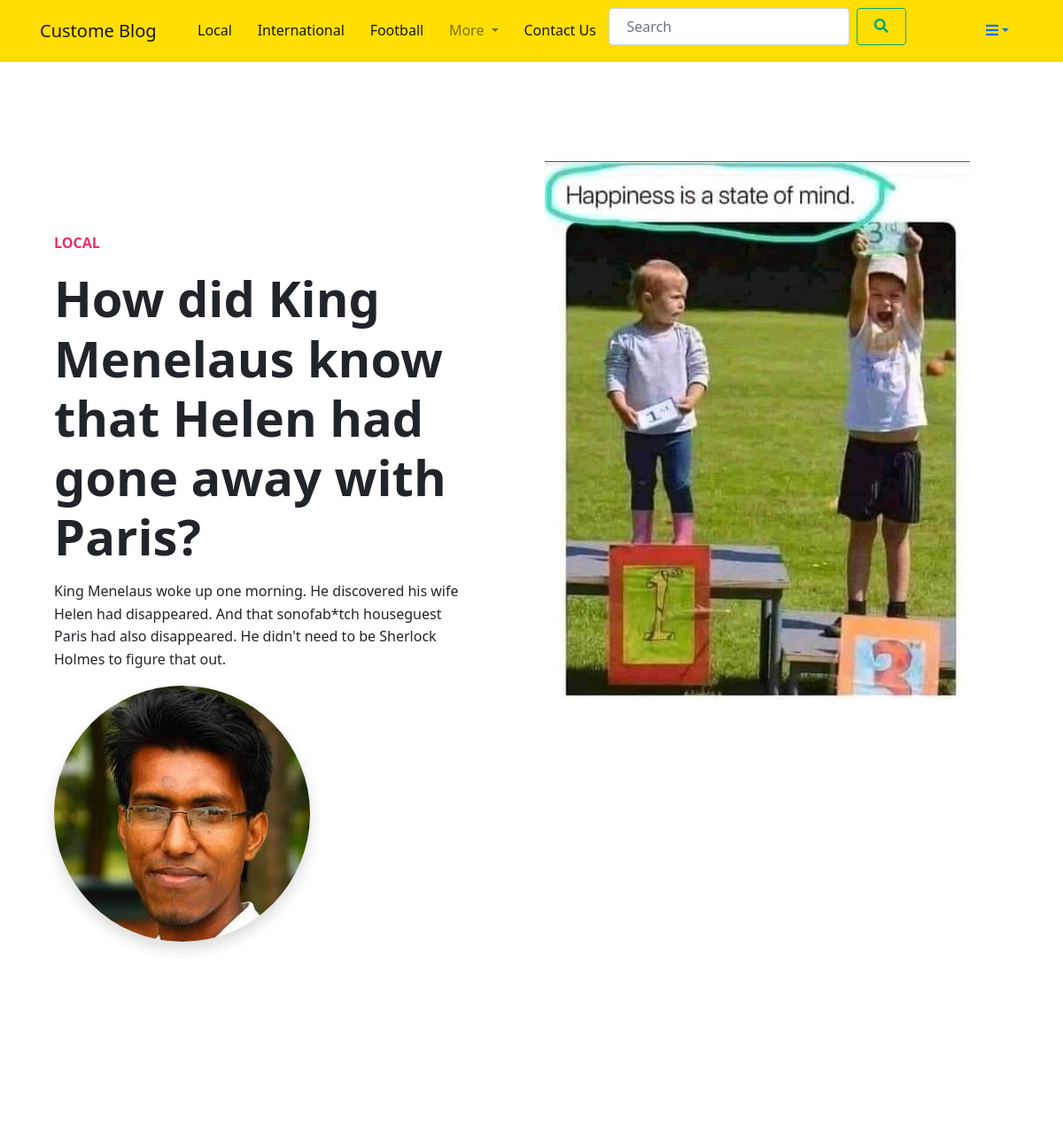
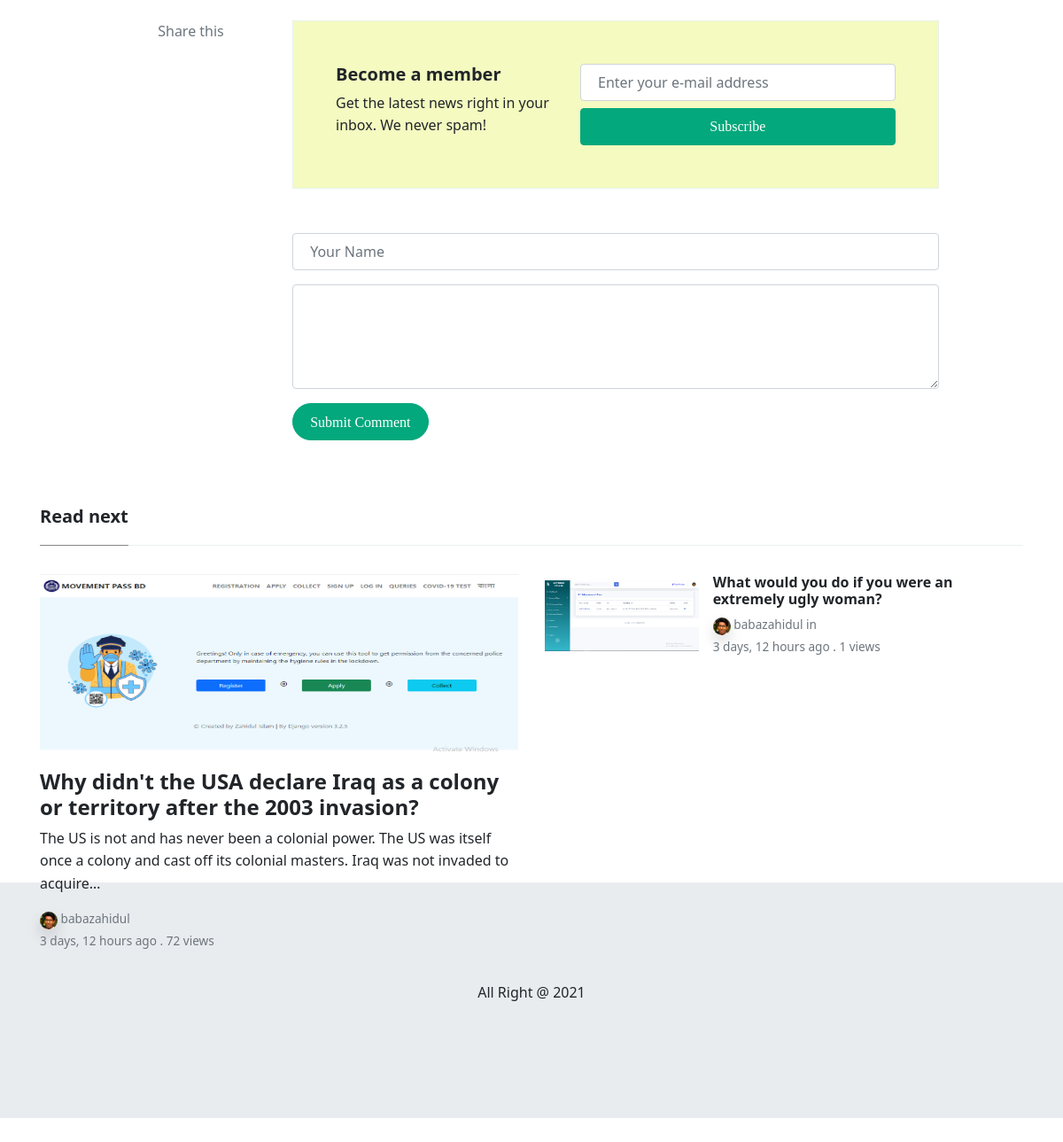
The app's page /post/view_post/4 with its own data (2 pictures, top to bottom).
### blog/models.py (models this page shows, shortened)
class Category(models.Model):
    name = models.CharField(max_length=20)
    slug = models.SlugField(null=True, blank=True)
    image = models.ImageField(null=True, upload_to='category/', blank=True)
    created_date = models.DateTimeField(auto_now=True)
    class Meta:
        verbose_name_plural = "Category"
    def __str__(self):
        return self.name

class Post(models.Model):
    title = models.CharField(max_length=100)
    description = models.TextField()
    image = models.ImageField(upload_to = "blog/feature_image/", blank=True, null=True)
    category = models.ForeignKey(Category, on_delete=models.SET_NULL, null=True)
    tags = models.ManyToManyField(Tag, blank=True)
    author = models.ForeignKey(Author, on_delete=models.SET_NULL, null=True)
    status = models.CharField(choices=STATUS, max_length=10, default='active')
    featured = models.BooleanField(default=False)
    visit_count = models.IntegerField(default=0)
    visible = models.BooleanField(default=True)
    created_date = models.DateTimeField(auto_now_add=True)
    class Meta:
        verbose_name_plural = "Post"

class Author(models.Model):
    author = models.OneToOneField(User, on_delete=models.SET_NULL, null=True)
    first_name = models.CharField(max_length=20)
    last_name = models.CharField(max_length=20)
    email = models.EmailField()
    designation = models.CharField(choices=DESIGNATION, max_length=20)
    author_img = models.ImageField(upload_to="author/", blank=True, null=True)
    author_status = models.CharField(choices=STATUS, max_length=12)
    class Meta:
        verbose_name_plural = "Author"

### blog/views.py (the view)
# urls.py: path('post/view_post/<int:id>', views.view_post, name='view_post'),
def view_post(request, id):
    post_obj = get_object_or_404(Post, id=id)
    post_obj.visit_count=post_obj.visit_count+1
    post_obj.save()
    related_post = Post.objects.filter(category=post_obj.category, author=post_obj.author).exclude(id=id).order_by('-id')[:4]
    first = related_post.first()
    rest_post = related_post[1:]
    context = {
        'post_obj':post_obj,
        'related_post':related_post,
        'first':first,
        'rest_post':rest_post
    }
    return render( request, 'post/view_post.html', context)

### blog/custome_context_processor.py (called while the page is built)
def menucategory(request):
    category_3 = Category.objects.all()\
        .annotate(num_post=Count('post'))\
        .order_by('-num_post')[:3]
    rest_category = Category.objects.all()\
        .annotate(num_post=Count('post'))\
        .order_by('-num_post')[3:]
    context = {
        'category_3' : category_3,
        'rest_category': rest_category,
    }
    return context

### templates/post/view_post.html (shortened to what this page needs)
{% extends 'base.html' %}
{% load static %}
{% block content %}
<div class="container">
	<div class="jumbotron jumbotron-fluid bg-white position-relative">
		<div class="h-100 tofront">
			<div class="row justify-content-between">
				<div class="col-md-6 pt-6 pb-6 pr-6 align-self-center">
					<p class="text-uppercase font-weight-bold">
						<a class="text-danger" href="">{{ post_obj.category }}</a>
					</p>
					<h1 class="display-4 secondfont mb-3 font-weight-bold">{{ post_obj.title }}</h1>
					<p class="mb-3">{{ post_obj.description }}</p>
					<div class="d-flex align-items-center">
						{% if post_obj.author.author_img %}
						<img class="rounded-circle shadow" src="{{ post_obj.author.author_img.url }}" alt="">
						{% else %}
						<img class="rounded-circle shadow"
							src="https://www.pngarts.com/files/11/Avatar-PNG-Transparent-Image.png" alt="">
						{% endif %}
					</div>
				</div>
				<div class="col-md-6 pr-0">
					<img src="{{ post_obj.image.url }}" alt="">
				</div>
			</div>
		</div>
	</div>
</div>
<div class="container pt-4 pb-4">
	<div class="row justify-content-center">
		<div class="col-lg-2 pr-4 mb-4 col-md-12">
			<div class="sticky-top text-center">
				<div class="text-muted">
					Share this
				</div>
			</div>
		</div>
		<div class="col-md-12 col-lg-8">
			<div class="border p-5 bg-lightblue">
				<div class="row justify-content-between">
					<div class="col-md-5 mb-2 mb-md-0">
						<h5 class="font-weight-bold secondfont">Become a member</h5>
						Get the latest news right in your inbox. We never spam!
					</div>
					<div class="col-md-7">
						<form action="{% url 'subscribe' %}" method="POST">
							<div class="row">
								<div class="col-md-12">
									<input type="email" name='subscribe' class="form-control"
										placeholder="Enter your e-mail address" required>
								</div>
								<div class="col-md-12 mt-2">
									<button type="submit" class="btn btn-success btn-block">Subscribe</button>
								</div>
							</div>
						</form>
					</div>
				</div>
			</div>
			<form style="margin-top:50px;" action="{% url 'comments' post_obj.id %}" method="POST">
				<div class="row form-group">
					<div class="col">
						<input type="text" name='name' class="form-control" placeholder="Your Name">
					</div>
				</div>
				<div class="form-group">
					<textarea class="form-control" name='body' id="exampleFormControlTextarea1" rows="4"></textarea>
				</div>
				<button type="submit" class="btn btn-primary btn-round">Submit Comment </button>
			</form>
			<br>
		</div>
	</div>
</div>
<div class="container pt-4 pb-4">
	<h5 class="font-weight-bold spanborder"><span>Read next</span></h5>
	<div class="row">
		<div class="col-lg-6">
			<div class="card border-0 mb-4 box-shadow h-xl-300">
				<div style="background-image: url(./assets/img/demo/3.jpg); ">
					<img src="{{ first.image.url }}" style="height: 200px; background-size: cover; background-repeat: no-repeat; width: 100%;" alt="">
				</div>
				<div class="card-body px-0 pb-0 d-flex flex-column align-items-start">
					<h2 class="h4 font-weight-bold">
					<a class="text-dark" href="{% url 'view_post' first.id %}"> {{ first.title}} </a>
					</h2>
					<p class="card-text">
						{{first.description|truncatechars:150}}
					</p>
					<div>
						<small class="d-block">
						{% if first.author.author_img %}
						    <img height="20" class="rounded-circle shadow" style="border-radius: 50%;" src="{{ first.author.author_img.url }}">
                        {% else %}
                            <img class="rounded-circle shadow" height="20" src="https://www.pngarts.com/files/11/Avatar-PNG-Transparent-Image.png" alt="">
                        {% endif %}
						<a class="text-muted" href="./author.html">{{first.author.author.username}}</a></small>
						<small class="text-muted">{{ first.created_date | timesince }} ago .  {{first.visit_count}} views</small>
					</div>
				</div>
			</div>
		</div>
		<div class="col-lg-6">
			<div class="flex-md-row mb-4 box-shadow h-xl-300">
				{% for p in rest_post %}
				<div class="mb-3 d-flex align-items-center">
					<img height="80" src="{{p.image.url}}">
					<div class="pl-3">
						<h2 class="mb-2 h6 font-weight-bold">
						<a class="text-dark" href="{% url 'view_post' p.id %}">{{p.title}}</a>
						</h2>
						<div class="card-text text-muted small">
						{% if p.author.author_img %}
						    <img height="20" class="rounded-circle shadow" style="border-radius: 50%;" src="{{ p.author.author_img.url }}">
                        {% else %}
                            <img class="rounded-circle shadow" height="20" src="https://www.pngarts.com/files/11/Avatar-PNG-Transparent-Image.png" alt="">
                        {% endif %}
                        {{ p.author.author.username }} in <a class="text-dark" href="#">{{p.catagory }} </a>
						</div>
						<small class="text-muted">{{ p.created_date | timesince }} ago .  {{p.visit_count}} views</small>
					</div>
				</div>
				{% endfor %}
			</div>
		</div>
	</div>
</div>
{% endblock %}

### templates/components/header.html (shortened to what this page needs)
{% load static %}
<nav class="navbar navbar-expand-lg navbar-light bg-warning fixed-top">
    <div class="container">
        <a class="navbar-brand" href="{% url 'home' %}">Custome Blog</a>
        <div class="collapse navbar-collapse" id="navbarSupportedContent">
            <ul class="navbar-nav me-auto mb-2 mb-lg-0">
                {% for category in category_3 %}
                <li class="nav-item">
                    <a class="nav-link active" aria-current="page" href="{% url 'home' %}">{{ category.name }}</a>
                </li>
                {% endfor %}
                <li class="nav-item dropdown">
                    <a class="nav-link dropdown-toggle" href="#" id="navbarDropdown" role="button"
                        data-bs-toggle="dropdown" aria-expanded="false">
                        More
                    </a>
                </li>
                <li class="nav-item">
                    <a class="nav-link active" aria-current="page" href="{% url 'contact_us' %}">Contact Us</a>
                </li>
                <li class="nav-item">
                    <form class="d-flex">
                        <input class="form-control me-2" type="search" placeholder="Search" aria-label="Search">
                        <button class="btn btn-outline-success" type="submit"><i class="fa fa-search"></i></button>
                    </form>
                </li>
            </ul>
            <div class="nav-item dropdown">
                <a class="nav-link dropdown-toggle" href="#" id="navbarDropdown" role="button"
                    data-bs-toggle="dropdown" aria-expanded="false"><i class="fas fa-bars"></i></a>
            </div>
        </div>
    </div>
</nav>

### records on screen
Category: name "Local"
Category: name "International"
Category: name "Football"
Post: category "LOCAL", title "How did King Menelaus know that Helen had gone away with Paris?", description "King Menelaus woke up one morning. He discovered his wife Helen had disappeared. And that sonofab*tch houseguest Paris had also disappeared. He didn't need to be Sherlock Holmes to figure that out.", author.author_img (picture), image (picture)
Post: image (picture), title "Why didn't the USA declare Iraq as a colony or territory after the 2003 invasion?", description "The US is not and has never been a colonial power. The US was itself once a colony and cast off its colonial masters. Iraq was not invaded to acquire…", author.author_img (picture), author.author.username "babazahidul", created_date "3 days, 12 hours", visit_count "72"
Post: image (picture), title "What would you do if you were an extremely ugly woman?", author.author_img (picture), author.author.username "babazahidul", created_date "3 days, 12 hours", visit_count "1"
